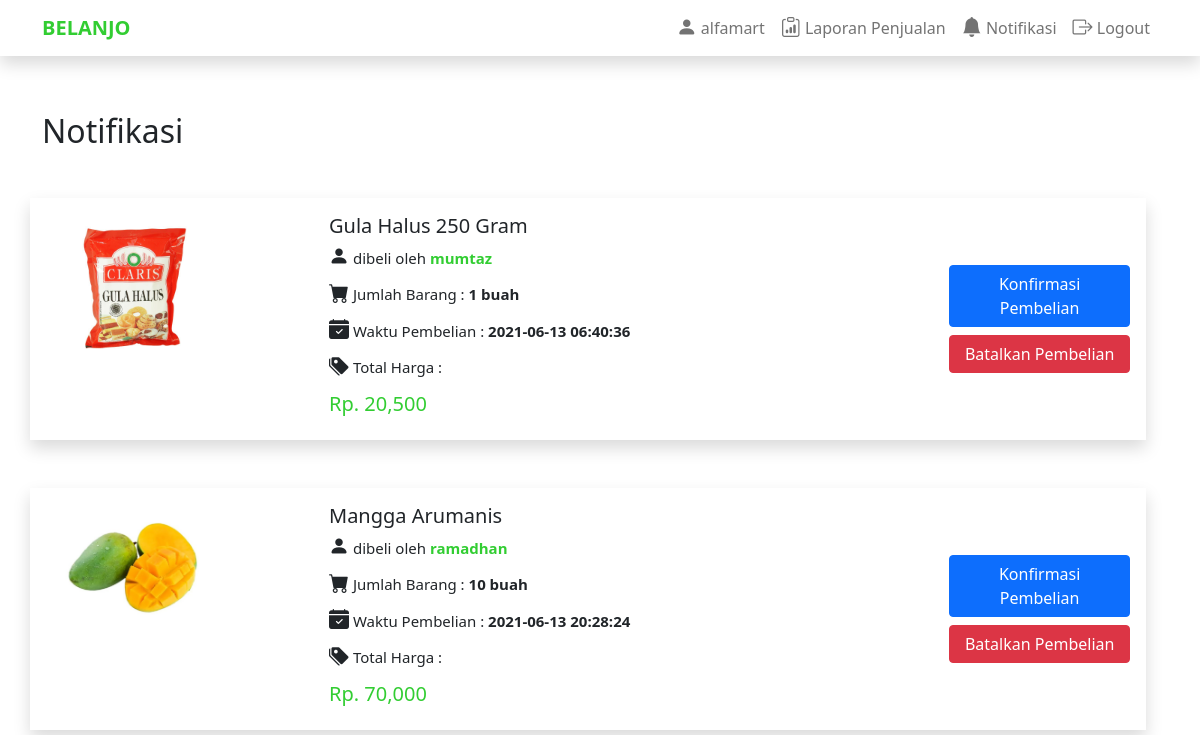
The page /public/mitra/notifikasi (signed in) on the database its author committed.
### tables this page shows
CREATE TABLE `pembelian` (
  `id` int(11) NOT NULL,
  `username_mitra` varchar(100) NOT NULL,
  `username_customer` varchar(100) NOT NULL,
  `nama_penerima` varchar(100) NOT NULL,
  `alamat_penerima` text NOT NULL,
  `id_produk` int(11) NOT NULL,
  `quantity` int(11) NOT NULL,
  `total` int(11) NOT NULL,
  `waktu` datetime NOT NULL,
  `status` varchar(20) NOT NULL DEFAULT 'menunggu konfirmasi'
);

CREATE TABLE `produk` (
  `id_produk` int(11) NOT NULL,
  `username_mitra` varchar(50) NOT NULL,
  `nama` varchar(50) NOT NULL,
  `harga` varchar(50) NOT NULL,
  `kategori` varchar(50) NOT NULL,
  `format_foto` varchar(10) NOT NULL,
  `deskripsi` text NOT NULL
);

### app/core/Controller.php (called while the page is built, shortened)
<?php
class Controller
{
	public function view($view, $data=[])
	{
		require '../app/views/' . $view . '.php';
	}
	public function model($model)
	{
		return new $model;
	}
}

### app/controllers/Mitra.php (called while the page is built, shortened)
<?php
class Mitra extends Controller
{
	public function notifikasi()
	{
		$data['pembelian'] = $this->model('Mitra_model')->getNotifikasi();
		$data['title'] = 'Notifikasi kamu';
		$data['jumlah_notifikasi'] = $this->model('Mitra_model')->getJumlahNotifikasi();
		$this->view('templates/header', $data);
		$this->view('templates/navbar-mitra', $data);
		$this->view('mitra/notifikasi', $data);
		$this->view('templates/footer');
	}
}

### app/core/App.php (called while the page is built, shortened)
<?php
class App{
	protected $method = 'index';
	protected $params = [];
	public function __construct()
	{
		$url = $this->parseURL();
		if(!empty($url))
		{
			if(file_exists('../app/controllers/' . $url[0] . '.php'))
			{
				unset($url[0]);
			}
		}
		$this->controller = new $this->controller;
		if(isset($url[1]))
		{
			if(method_exists($this->controller, $url[1]))
			{
				$this->method = $url[1];
			}
		}
		call_user_func_array([$this->controller, $this->method], $this->params);
	}
	public function parseURL()
	{
		if(isset($_GET['url']))
		{
			$url = rtrim($_GET['url'], '/');
			$url = filter_var($url, FILTER_SANITIZE_URL);
			$url = explode('/', $url);
			return $url;
		}
	}
}

### public/index.php (called while the page is built, shortened)
<?php
$app = new App;

### app/core/Database.php (called while the page is built, shortened)
<?php
class Database
{
	private $host = DB_HOST;
	private $user = DB_USER;
	private $password = DB_PASSWORD;
	private $db_name = DB_NAME;
	private $stmt;
	private $dbh;
	public function __construct()
	{
		$dsn = 'mysql:host='. $this->host .';dbname=' . $this->db_name;
		$option =
		[
			PDO::ATTR_PERSISTENT => true,
			PDO::ATTR_ERRMODE => PDO::ERRMODE_EXCEPTION
		];
		try {
			$this->dbh = new PDO($dsn, $this->user, $this->password, $option);
		} catch(PDOException $error) {
			die($error->getMessage());
		}
	}
	public function query($query)
	{
		$this->stmt = $this->dbh->prepare($query);
	}
	public function execute()
	{
		$this->stmt->execute();
	}
	public function resultSet()
	{
		$this->execute();
		return $this->stmt->fetchAll(PDO::FETCH_ASSOC);
	}
}

### app/models/Mitra_model.php (called while the page is built, shortened)
<?php
class Mitra_model
{
	private $db;
	public function __construct()
	{
		$this->db = new Database;
	}
	public function getNotifikasi()
	{
		$username_mitra = $_SESSION['username'];
		$sql =
		"
			SELECT
			pembelian.id id_pembelian, pembelian.username_customer, pembelian.nama_penerima, pembelian.alamat_penerima, pembelian.quantity, pembelian.total, pembelian.waktu,
			produk.nama, produk.format_foto, produk.kategori
			FROM pembelian, produk WHERE pembelian.username_mitra = '$username_mitra' AND pembelian.id_produk = produk.id_produk AND pembelian.status = 'menunggu konfirmasi';
		";
		$this->db->query($sql);
		$this->db->execute();
		return $this->db->resultSet();
	}
	public function getJumlahNotifikasi()
	{
		$username_mitra = $_SESSION['username'];
		$sql =
		"
			SELECT * FROM pembelian
			WHERE username_mitra = '$username_mitra'
			AND status = 'menunggu konfirmasi';
		";
		$this->db->query($sql);
		$this->db->execute();
		return $this->db->affectedRows();
	}
}

### app/core/Pricer.php (called while the page is built)
<?php
class Pricer
{
	public static function setPrice($harga)
	{
		return number_format($harga);
	}
}

### app/views/mitra/notifikasi.php (the view, shortened to what this page needs)
<div class="container mt-7">
	<h2 class="mb-5">Notifikasi</h2>
	<?php
		$id = 0;
		foreach ($data['pembelian'] as $item):
	?>
		<div class="row container-fluid shadow mb-5 p-3" id="<?= $id ?>">
			<div class="col-3">
				<img style="width: 150;" src="<?= BASEURL ?>/asset/<?= $item['kategori'] ?>/<?= $item['nama'] ?>.<?= $item['format_foto'] ?>" alt="foto belanjaan">
			</div>
			<div class="col-7">
				<h5><?= $item['nama']; ?></h5>
				<p class="display-5" style="font-size: 15px;"><b><i class="bi bi-person-fill fs-5"></i> dibeli oleh <span style="color:limegreen; font-weight: bold;"><?= $item['username_customer'] ?></span></b></p>
				<p class="display-5" style="font-size: 15px;"><b><i class="bi bi-cart-fill fs-5"></i> Jumlah Barang : <span style="font-weight: bold;"><?= $item['quantity'] ?> buah</span></b></p>
				<p class="display-5" style="font-size: 15px;"><b><i class="bi bi-calendar-check-fill fs-5"></i> Waktu Pembelian : <span style="font-weight: bold;"><?= $item['waktu'] ?></span></b></p>
				<p class="display-5" style="font-size: 15px;"><b><i class="bi bi-tags-fill fs-5"></i> Total Harga : </b></p>
				<h5 class="text-green">Rp. <?= PRICER::setPrice($item['total']); ?></h5>
			</div>
			<div class="col align-self-center">
				<div class="row mb-2">
					<button class="btn btn-primary container-fluid" data-bs-toggle="modal" data-bs-target="#modal-konfirmasi-<?= $id ?>">Konfirmasi Pembelian</button>
				</div>
				<div class="row">
					<button class="btn btn-danger container-fluid" data-bs-toggle="modal" data-bs-target="#modal-pembatalan">Batalkan Pembelian</button>
				</div>
			</div>
		</div>
	<?php
		$id++;
		endforeach;
	?>
</div>

### app/views/templates/header.php (shortened to what this page needs)
<html lang="en">
<head>
	<link href="https://cdn.jsdelivr.net/npm/bootstrap@5.0.0-beta3/dist/css/bootstrap.min.css" rel="stylesheet">
	<link rel="stylesheet" href="https://cdn.jsdelivr.net/npm/bootstrap-icons@1.4.1/font/bootstrap-icons.css">
	<link rel="stylesheet" href="<?= BASEURL ?>/css/style.css">
	<link rel="stylesheet" href="<?= BASEURL ?>/css/mycolor.css">
	<link rel="stylesheet" href="<?= BASEURL ?>/css/animasi.css">
	<link rel="stylesheet" href="https://unpkg.com/aos@next/dist/aos.css" />
</head>
<body>

### app/views/templates/navbar-mitra.php (shortened to what this page needs)
<nav class="navbar navbar-expand-lg navbar-light bg-white shadow fixed-top">
    <div class="container">
        <a class="navbar-brand" href="<?= BASEURL ?>"><b style="color: limegreen;">BELANJO</b></a>
        <div class="collapse navbar-collapse" id="navbarNav">
            <ul class="navbar-nav ms-auto">
                <li class="nav-item">
                    <a class="nav-link" href="<?= BASEURL; ?>/mitra/userprofile">
                        <i class="bi bi-person-fill fs-5"></i>
                        <?= $_SESSION['username']; ?>
                    </a>
                </li>
                <li class="nav-item">
                    <a class="nav-link" href="<?= BASEURL; ?>/mitra/penjualan">
                        <i class="bi bi-clipboard-data fs-5"></i>
                        Laporan Penjualan
                    </a>
                </li>
                <li class="nav-item" style="position:relative;">
                    <a class="nav-link" href="<?= BASEURL; ?>/mitra/notifikasi">
                        <i class="bi bi-bell-fill fs-5"></i>
                        Notifikasi
                    </a>
                </li>
                <li class="nav-item">
                    <a class="nav-link" href="<?= BASEURL; ?>/logout">
                        <i class="bi bi-box-arrow-right fs-5"></i>
                        Logout
                    </a>
                </li>
            </ul>
        </div>
    </div>
</nav>

### app/views/templates/footer.php (shortened to what this page needs)
</body>
</html>

### public/css/style.css (style rules this page uses)
.mt-7 { margin-top: 7rem; }
.text-green { color: limegreen; }

### rows shown on the page
pembelian: id_produk.nama (picture), id_produk.nama "Gula Halus 250 Gram", username_customer "mumtaz", quantity "1", waktu "2021-06-13 06:40:36", total "20,500"
pembelian: id_produk.nama (picture), id_produk.nama "Mangga Arumanis", username_customer "ramadhan", quantity "10", waktu "2021-06-13 20:28:24", total "70,000"

### other values the page prints
$_SESSION['username'] "alfamart"
